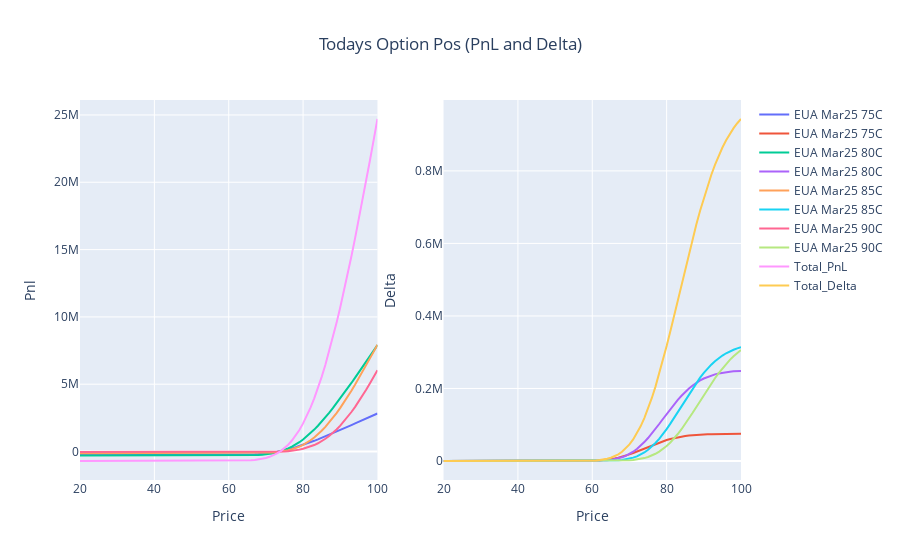

The code cell stored with this chart in its notebook:
### Markdown cell above
## End of Month

### Code cell
pnl_delta_plot(end_of_month)
